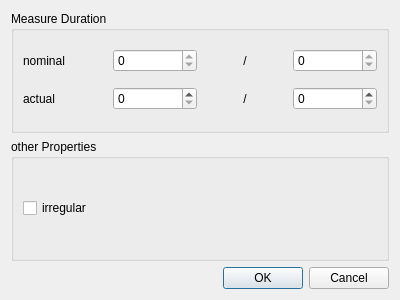
<ui version="4.0" >
 <class>IrregularMeasureDialogBase</class>
 <widget class="QDialog" name="IrregularMeasureDialogBase" >
  <property name="windowModality" >
   <enum>Qt::WindowModal</enum>
  </property>
  <property name="geometry" >
   <rect>
    <x>0</x>
    <y>0</y>
    <width>400</width>
    <height>300</height>
   </rect>
  </property>
  <property name="windowTitle" >
   <string>MuseScore: irregular Measure</string>
  </property>
  <layout class="QVBoxLayout" >
   <item>
    <widget class="QGroupBox" name="groupBox" >
     <property name="title" >
      <string>Measure Duration</string>
     </property>
     <property name="flat" >
      <bool>true</bool>
     </property>
     <layout class="QGridLayout" >
      <item row="0" column="0" >
       <widget class="QLabel" name="label" >
        <property name="text" >
         <string>nominal</string>
        </property>
       </widget>
      </item>
      <item row="0" column="1" >
       <widget class="QSpinBox" name="nominalZ" >
        <property name="readOnly" >
         <bool>true</bool>
        </property>
       </widget>
      </item>
      <item row="0" column="2" >
       <widget class="QLabel" name="label_3" >
        <property name="text" >
         <string>/</string>
        </property>
        <property name="alignment" >
         <set>Qt::AlignCenter</set>
        </property>
       </widget>
      </item>
      <item row="0" column="3" >
       <widget class="QSpinBox" name="nominalN" >
        <property name="readOnly" >
         <bool>true</bool>
        </property>
       </widget>
      </item>
      <item row="1" column="0" >
       <widget class="QLabel" name="label_2" >
        <property name="text" >
         <string>actual</string>
        </property>
       </widget>
      </item>
      <item row="1" column="1" >
       <widget class="QSpinBox" name="actualZ" />
      </item>
      <item row="1" column="2" >
       <widget class="QLabel" name="label_4" >
        <property name="text" >
         <string>/</string>
        </property>
        <property name="alignment" >
         <set>Qt::AlignCenter</set>
        </property>
       </widget>
      </item>
      <item row="1" column="3" >
       <widget class="QSpinBox" name="actualN" />
      </item>
     </layout>
    </widget>
   </item>
   <item>
    <widget class="QGroupBox" name="groupBox_2" >
     <property name="title" >
      <string>other Properties</string>
     </property>
     <property name="flat" >
      <bool>true</bool>
     </property>
     <layout class="QGridLayout" >
      <item row="0" column="0" >
       <widget class="QCheckBox" name="irregular" >
        <property name="text" >
         <string>irregular</string>
        </property>
       </widget>
      </item>
     </layout>
    </widget>
   </item>
   <item>
    <widget class="QDialogButtonBox" name="dialogButtonBox" >
     <property name="orientation" >
      <enum>Qt::Horizontal</enum>
     </property>
     <property name="standardButtons" >
      <set>QDialogButtonBox::Cancel|QDialogButtonBox::NoButton|QDialogButtonBox::Ok</set>
     </property>
    </widget>
   </item>
  </layout>
 </widget>
 <resources/>
 <connections>
  <connection>
   <sender>dialogButtonBox</sender>
   <signal>accepted()</signal>
   <receiver>IrregularMeasureDialogBase</receiver>
   <slot>accept()</slot>
   <hints>
    <hint type="sourcelabel" >
     <x>248</x>
     <y>254</y>
    </hint>
    <hint type="destinationlabel" >
     <x>157</x>
     <y>274</y>
    </hint>
   </hints>
  </connection>
  <connection>
   <sender>dialogButtonBox</sender>
   <signal>rejected()</signal>
   <receiver>IrregularMeasureDialogBase</receiver>
   <slot>reject()</slot>
   <hints>
    <hint type="sourcelabel" >
     <x>316</x>
     <y>260</y>
    </hint>
    <hint type="destinationlabel" >
     <x>286</x>
     <y>274</y>
    </hint>
   </hints>
  </connection>
 </connections>
</ui>
